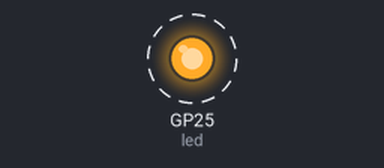
This program was run on a simulated Raspberry Pi Pico running MicroPython. Parts: output pins drawn as LEDs (lit = HIGH). Dashed ring = blinking.

Above: at 0.05 s.
Timing chart, 0 to 3.0 s (numbered marks = the images above):
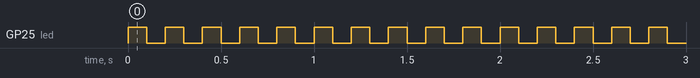

Measured:
- by itself, GP25 (led): alternates HIGH for 0.10 s and LOW for 0.10 s

The program:

blue-led.py
```python
# Official guide: >>> https://projects.raspberrypi.org/en/projects/getting-started-with-the-pico

# Manually set switch to zero and one to turn on and off the LED.
from machine import Pin

# blue led light
led = Pin(25, Pin.OUT)

# 1 = on, 0 = off
led.value(0)


# Toggle the light with the run button clicks
from machine import Pin
led = Pin(25, Pin.OUT)

led.toggle()


# Blink the led light with different frequencies
from machine import Pin, Timer
led = Pin(25, Pin.OUT)
timer = Timer()

def blink(timer):
    led.toggle()

timer.init(freq=10, mode=Timer.PERIODIC, callback=blink)
```
